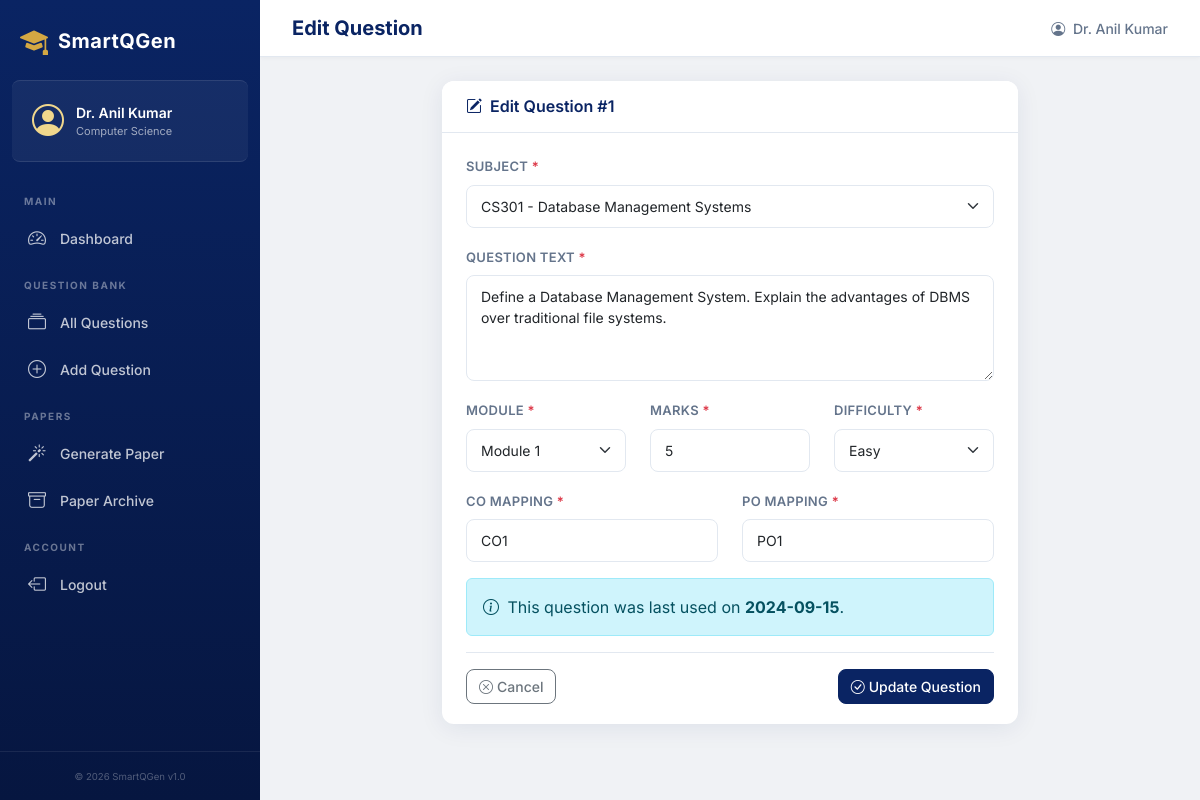
/questions/edit/1 (signed in), run on the app's committed database.
### tables this page shows
CREATE TABLE QuestionBank (
        question_id INTEGER PRIMARY KEY AUTOINCREMENT,
        subject_id INTEGER NOT NULL,
        question_text TEXT NOT NULL,
        module_number INTEGER NOT NULL,
        marks INTEGER NOT NULL,
        difficulty_level TEXT NOT NULL DEFAULT 'Medium',
        co_mapping TEXT NOT NULL,
        po_mapping TEXT NOT NULL,
        last_used_date DATE DEFAULT NULL,
        added_by INTEGER DEFAULT NULL,
        created_at DATETIME DEFAULT CURRENT_TIMESTAMP,
        updated_at DATETIME DEFAULT CURRENT_TIMESTAMP,
        FOREIGN KEY (subject_id) REFERENCES Subject(subject_id) ON DELETE CASCADE,
        FOREIGN KEY (added_by) REFERENCES Faculty(faculty_id) ON DELETE SET NULL
    );

### routes/questions.py (the view, shortened to what this page needs)
@questions_bp.route('/edit/<int:question_id>', methods=['GET', 'POST'])
@login_required
def edit_question(question_id):
    question = execute_query(
        "SELECT * FROM QuestionBank WHERE question_id = %s",
        (question_id,),
        fetchone=True
    )
    if not question:
        flash('Question not found.', 'danger')
        return redirect(url_for('questions.list_questions'))
    subjects = execute_query("SELECT * FROM Subject ORDER BY subject_name", fetchall=True)
    return render_template('questions/edit.html', question=question,
                           subjects=subjects, form_data={})

### routes/auth.py (called while the page is built)
def login_required(f):
    @wraps(f)
    def decorated_function(*args, **kwargs):
        if 'faculty_id' not in session:
            flash('Please log in to access this page.', 'warning')
            return redirect(url_for('auth.login'))
        return f(*args, **kwargs)
    return decorated_function

### utils/db.py (called while the page is built, shortened)
def get_db():
    conn = sqlite3.connect(DB_PATH)
    conn.row_factory = sqlite3.Row  # Access columns by name
    conn.execute("PRAGMA foreign_keys = ON")  # Enable FK support
    return conn

def dict_from_row(row):
    if row is None:
        return None
    return dict(row)

def execute_query(query, params=None, fetchone=False, fetchall=False, commit=False):
    query = query.replace('%s', '?')
    query = _adapt_query(query)
    conn = get_db()
    cursor = conn.cursor()
    try:
        cursor.execute(query, params or ())
        if fetchone:
            row = cursor.fetchone()
            result = dict_from_row(row)
        elif fetchall:
            rows = cursor.fetchall()
            result = [dict_from_row(r) for r in rows]
        elif commit:
            conn.commit()
            result = cursor.lastrowid
        else:
            result = cursor.rowcount
        return result
    except Exception as e:
        if commit:
            conn.rollback()
        raise e
    finally:
        cursor.close()
        conn.close()

def _adapt_query(query):
    import re
    query = re.sub(r"ENUM\([^)]+\)", "TEXT", query, flags=re.IGNORECASE)
    field_match = re.search(r"ORDER BY FIELD\((\w+),\s*(.+?)\)", query, re.IGNORECASE)
    query = re.sub(
        r"DATE_SUB\(CURDATE\(\),\s*INTERVAL\s+(\?)\s+YEAR\)",
        r"date('now', '-' || \1 || ' years')",
        query, flags=re.IGNORECASE
    )
    query = re.sub(r"CURDATE\(\)", "date('now')", query, flags=re.IGNORECASE)
    query = re.sub(r"NOW\(\)", "datetime('now')", query, flags=re.IGNORECASE)
    return query

### templates/questions/edit.html (shortened to what this page needs)
{% extends "base.html" %}
{% block page_title %}Edit Question{% endblock %}
{% block content %}
<div class="row justify-content-center">
    <div class="col-lg-8">
        <div class="card dashboard-card">
            <div class="card-header">
                <h5><i class="bi bi-pencil-square me-2"></i>Edit Question #{{ question.question_id }}</h5>
            </div>
            <div class="card-body">
                <form method="POST" action="{{ url_for('questions.edit_question', question_id=question.question_id) }}"
                      id="editQuestionForm" novalidate>
                    {% set data = form_data if form_data.get('subject_id') else question %}
                    <div class="mb-3">
                        <label for="subject_id" class="form-label">Subject <span class="text-danger">*</span></label>
                        <select class="form-select" id="subject_id" name="subject_id" required>
                            {% for subject in subjects %}
                            <option value="{{ subject.subject_id }}"
                                    {% if data.get('subject_id')|string == subject.subject_id|string %}selected{% endif %}>
                                {{ subject.subject_code }} - {{ subject.subject_name }}
                            </option>
                            {% endfor %}
                        </select>
                    </div>
                    <div class="mb-3">
                        <label for="question_text" class="form-label">Question Text <span class="text-danger">*</span></label>
                        <textarea class="form-control" id="question_text" name="question_text"
                                  rows="4" required>{{ data.get('question_text', '') }}</textarea>
                    </div>
                    <div class="row">
                        <div class="col-md-4 mb-3">
                            <label for="module_number" class="form-label">Module <span class="text-danger">*</span></label>
                            <select class="form-select" id="module_number" name="module_number" required>
                                {% for m in range(1, 7) %}
                                <option value="{{ m }}"
                                        {% if data.get('module_number')|string == m|string %}selected{% endif %}>
                                    Module {{ m }}
                                </option>
                                {% endfor %}
                            </select>
                        </div>
                        <div class="col-md-4 mb-3">
                            <label for="marks" class="form-label">Marks <span class="text-danger">*</span></label>
                            <input type="number" class="form-control" id="marks" name="marks"
                                   min="1" max="20" required value="{{ data.get('marks', '') }}">
                        </div>
                        <div class="col-md-4 mb-3">
                            <label for="difficulty_level" class="form-label">Difficulty <span class="text-danger">*</span></label>
                            <select class="form-select" id="difficulty_level" name="difficulty_level" required>
                                <option value="Easy" {% if data.get('difficulty_level') == 'Easy' %}selected{% endif %}>Easy</option>
                            </select>
                        </div>
                    </div>
                    <div class="row">
                        <div class="col-md-6 mb-3">
                            <label for="co_mapping" class="form-label">CO Mapping <span class="text-danger">*</span></label>
                            <input type="text" class="form-control" id="co_mapping" name="co_mapping"
                                   required value="{{ data.get('co_mapping', '') }}"
                                   placeholder="e.g., CO1, CO2">
                        </div>
                        <div class="col-md-6 mb-3">
                            <label for="po_mapping" class="form-label">PO Mapping <span class="text-danger">*</span></label>
                            <input type="text" class="form-control" id="po_mapping" name="po_mapping"
                                   required value="{{ data.get('po_mapping', '') }}"
                                   placeholder="e.g., PO1, PO3">
                        </div>
                    </div>
                    {% if question.last_used_date %}
                    <div class="alert alert-info">
                        <i class="bi bi-info-circle me-1"></i>
                        This question was last used on <strong>{{ question.last_used_date }}</strong>.
                    </div>
                    {% endif %}
                    <div class="form-actions">
                        <a href="{{ url_for('questions.list_questions') }}" class="btn btn-outline-secondary">
                            <i class="bi bi-x-circle me-1"></i>Cancel
                        </a>
                        <button type="submit" class="btn btn-primary">
                            <i class="bi bi-check-circle me-1"></i>Update Question
                        </button>
                    </div>
                </form>
            </div>
        </div>
    </div>
</div>
{% endblock %}

### static/css/style.css (style rules this page uses)
:root { --primary: #0a2463; --primary-light: #1e3a8a; --primary-lighter: #3b5bdb; --accent: #d4a843; --accent-light: #f0d78c; --success: #10b981; --warning: #f59e0b; --danger: #ef4444; --info: #3b82f6; --bg-body: #f0f2f5; --bg-card: #ffffff; --text-primary: #1e293b; --text-secondary: #64748b; --sidebar-width: 260px; --radius: 12px; --shadow: 0 4px 24px rgba(10,36,99,0.08); --shadow-lg: 0 8px 32px rgba(10,36,99,0.12); --transition: all 0.3s cubic-bezier(0.4,0,0.2,1); }
* { box-sizing: border-box; }
body { font-family: 'Inter', -apple-system, BlinkMacSystemFont, sans-serif; background: var(--bg-body); color: var(--text-primary); margin: 0; min-height: 100vh; }
.dashboard-card { border: none; border-radius: var(--radius); box-shadow: var(--shadow); overflow: hidden; }
.dashboard-card .card-header { background: var(--bg-card); border-bottom: 1px solid #e2e8f0; padding: 16px 24px; }
.dashboard-card .card-header h5 { margin: 0; font-size: 16px; font-weight: 600; color: var(--primary); }
.dashboard-card .card-body { padding: 20px 24px; }
.form-label { font-weight: 600; font-size: 13px; color: var(--text-secondary); text-transform: uppercase; letter-spacing: 0.3px; }
.form-control, .form-select { border-radius: 8px; border: 1.5px solid #e2e8f0; padding: 10px 14px; font-size: 14px; transition: var(--transition); }
.form-actions { display: flex; justify-content: space-between; align-items: center; padding-top: 16px; border-top: 1px solid #e2e8f0; margin-top: 8px; }
.stat-card, .dashboard-card, .welcome-banner { animation: fadeInUp 0.5s ease forwards; }
.btn-primary { background: var(--primary); border-color: var(--primary); }
.btn { border-radius: 8px; font-weight: 500; font-size: 14px; }

### data on the page
QuestionBank: question_id "1", question_text "Define a Database Management System. Explain the advantages of DBMS over traditional file systems.", difficulty_level "Easy", co_mapping "CO1", po_mapping "PO1", last_used_date "2024-09-15"

### other printed values
{{ session.get('faculty_name', 'Faculty') }} "Dr. Anil Kumar"
{{ session.get('faculty_department', 'Department') }} "Computer Science"
form field subject_id "CS301 - Database Management Systems"
